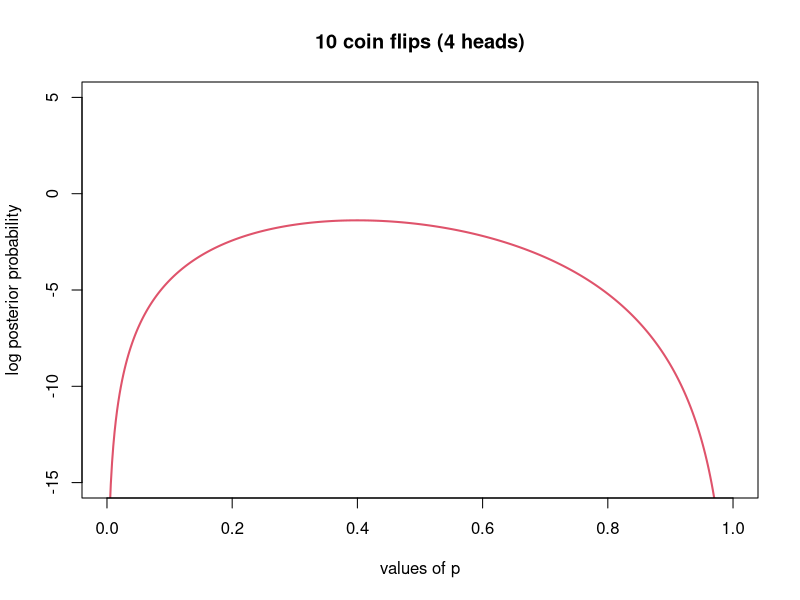

This chart was generated by the following R code:
## ---- chunk 1
## this function calculates the log likelihood of the flip data
	lnL.foo <- function(flips,n,p){
		lnL <- sum(dbinom(flips,n,p,log=TRUE))
		return(lnL)
	}

#set the number of flips that give heads
flips1 <- 4

#make a grid of possible values of p
p.seq <- seq(1e-4,1-1e-4,length.out=500)

#calculate-likelihoods for the grid of p
	lnL1 <- sapply(p.seq,function(p){lnL.foo(flips1,n=10,p=p)})
	
#set a prior as if we are aliens
	pr <- dunif(p.seq,log=TRUE)

#calculate the log posterior probability
	ps <- lnL1 + pr
	
#plot the data
plot(p.seq,ps,ylim=c(-15,5),type='l',col=2,lwd=2,ylab="log posterior probability",xlab="values of p",
	 	main=sprintf("10 coin flips (%s heads)",flips1))
	
## ---- chunk 2
#editted code goes here.	
	
